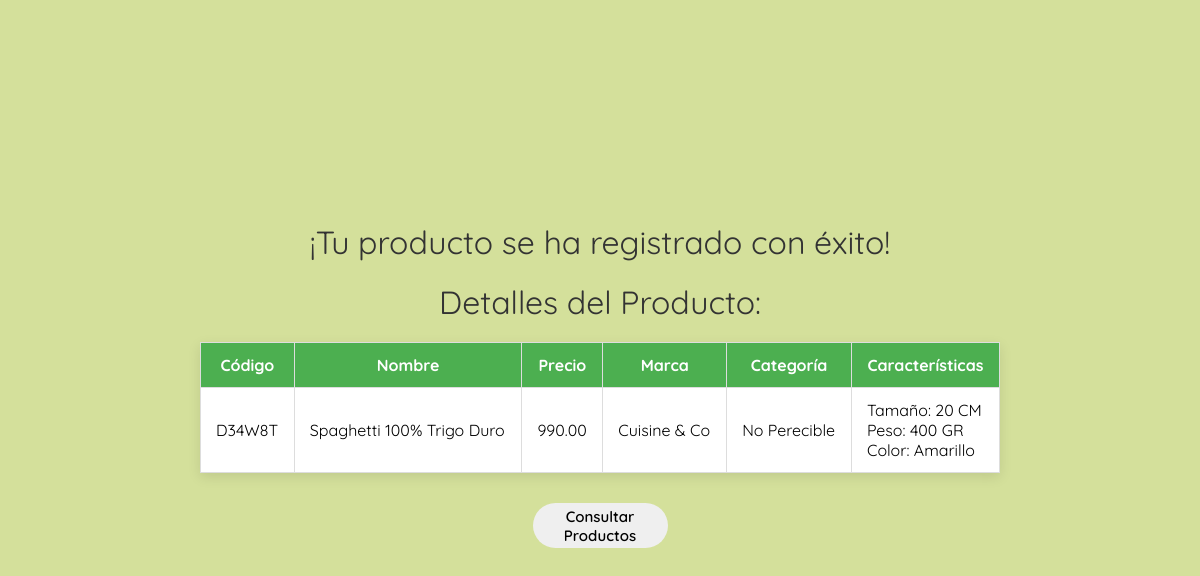
Page /resultado/13/ on the committed database.
### productos/models.py (models this page shows, shortened)
class Producto(models.Model):
    codigo = models.CharField(max_length=10, unique=True)
    nombre = models.CharField(max_length=100)
    precio = models.DecimalField(max_digits=10, decimal_places=2)
    marca = models.ForeignKey(Marca, on_delete=models.CASCADE)
    categoria = models.ForeignKey(Categoria, on_delete=models.SET_NULL, null=True, blank=True)

class Marca(models.Model):
    nombre = models.CharField(max_length=100)

class Categoria(models.Model):
    nombre = models.CharField(max_length=100)

class Caracteristica(models.Model):
    producto = models.ForeignKey(Producto, related_name="caracteristicas", on_delete=models.CASCADE)
    nombre = models.CharField(max_length=100)
    valor = models.CharField(max_length=100)

### productos/views.py (the view)
# urls.py: path('resultado/<int:producto_id>/', views.resultado_producto, name='resultado_producto'),
def resultado_producto(request, producto_id):
    producto = get_object_or_404(Producto, id=producto_id)
    return render(request, 'resultado.html', {'producto': producto})

### productos/templates/resultado.html (shortened to what this page needs)
{% load static %}
<!DOCTYPE html>
<html lang="es">
<head>
    <link rel="stylesheet" href="{% static 'css/style_resultado.css' %}">
</head>
<body>
    <h1>¡Tu producto se ha registrado con éxito!</h1>
    <h1>Detalles del Producto:</h1>
    <table border="1">
        <thead>
            <tr>
                <th>Código</th>
                <th>Nombre</th>
                <th>Precio</th>
                <th>Marca</th>
                <th>Categoría</th>
                <th>Características</th>
            </tr>
        </thead>
        <tbody>
            <tr>
                <td>{{ producto.codigo }}</td>
                <td>{{ producto.nombre }}</td>
                <td>{{ producto.precio }}</td>
                <td>{{ producto.marca.nombre }}</td>
                <td>
                    {% if producto.categoria %}
                        {{ producto.categoria.nombre }}
                    {% else %}
                        Sin categoría
                    {% endif %}
                </td>
                <td>
                    {% if producto.caracteristicas.exists %}
                        {% for caracteristica in producto.caracteristicas.all %}
                            <p>{{ caracteristica.nombre }}: {{ caracteristica.valor }}</p>
                        {% endfor %}
                    {% else %}
                        No hay características registradas.
                    {% endif %}
                </td>
            </tr>
        </tbody>
    </table>
    <button onclick="window.location.href='{% url 'consultar_productos' %}'">Consultar Productos</button>
</body>
</html>

### static/css/style_resultado.css (style rules this page uses)
* { box-sizing: border-box; margin: 0; padding: 0; }
body { background: #D4E09B; height: 100vh; display: flex; justify-content: center; align-items: center; flex-direction: column; }
h1 { font-family: "Quicksand", sans-serif; font-optical-sizing: auto; font-weight: 400; font-style: normal; text-align: center; margin-bottom: 20px; color: #333; }
table { border-collapse: collapse; width: 80%; max-width: 800px; background-color: white; box-shadow: 0px 4px 12px rgba(0, 0, 0, 0.1); margin: 0 auto; }
th, td { font-family: "Quicksand", sans-serif; font-optical-sizing: auto; font-weight: 400; font-style: normal; padding: 12px 15px; text-align: left; border: 1px solid #ddd; }
th { font-family: "Quicksand", sans-serif; font-optical-sizing: auto; font-weight: 400; font-style: normal; background-color: #4CAF50; color: white; font-weight: bold; text-align: center; }
button { width: 9em; height: 3em; margin: 30px; display: grid; padding: 4px; border-radius: 30em; font-size: 15px; font-family: inherit; border: none; position: relative; overflow: hidden; z-index: 1; cursor: pointer; font-family: "Quicksand", sans-serif; font-optical-sizing: auto; font-weight: 600; font-style: normal; color: #000000; }
button::before { content: ''; width: 0; height: 3em; border-radius: 30em; position: absolute; top: 0; left: 0; background-image: linear-gradient(to right, #0fd850 0%, #f9f047 100%); transition: .5s ease; display: block; z-index: -1; }

### rows in the picture
Producto: codigo "D34W8T", nombre "Spaghetti 100% Trigo Duro", precio "990.00", marca.nombre "Cuisine & Co", categoria.nombre "No Perecible"
Caracteristica: nombre "Tamaño", valor "20 CM"
Caracteristica: nombre "Peso", valor "400 GR"
Caracteristica: nombre "Color", valor "Amarillo"
